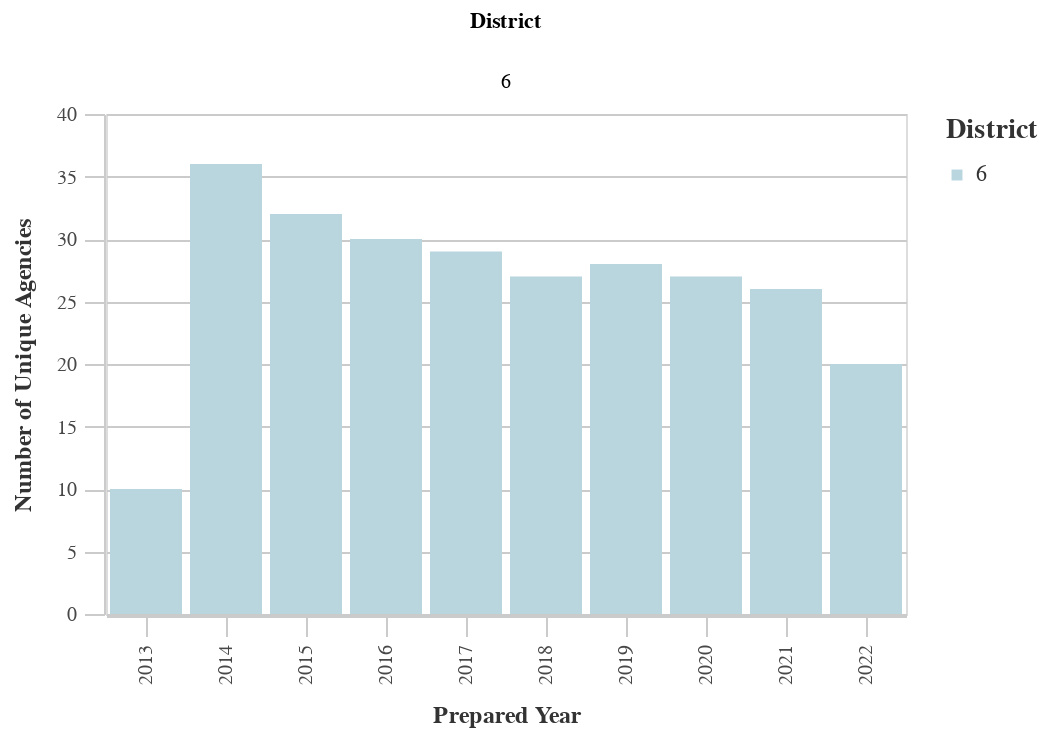

Source (notebook cell):
### Markdown cell above
### Number of Unique Prefix Codes by District

### Code cell
#Unique Prefixes by Dist
dist_years_prefix = ((
        df
        >> group_by(_.prepared_y, _.dist)
        >> summarize(n=_.prefix.nunique())
        >> arrange(-_.prepared_y)
    ).rename(columns={'dist':'District', 'n':'Count'}))

chart11 = (alt.Chart(dist_years_prefix).mark_bar().encode(
        column='District:N',
        x=alt.X('prepared_y:O', title='Prepared Year'),
        y=alt.Y('Count:Q', title='Number of Unique Agencies'),
        color = alt.Color("District:N", 
                              scale=alt.Scale(
                                  range=altair_utils.CALITP_SEQUENTIAL_COLORS),  
                               legend=alt.Legend(title="District")
                              ),
       # tooltip=[alt.Tooltip('prepared_y', title='Prepared Year'), 
       #         alt.Tooltip('Count', title='Number')],
                              ))
chart11 = styleguide.preset_chart_config(chart11)
#chart11 = _dla_utils.add_tooltip(chart11, 'prepared_y','Count')
chart11 = chart11.encode(tooltip=[alt.Tooltip('prepared_y', title='Prepared Year'), 
                alt.Tooltip('Count', title='Number')])
    

display(chart11)

### Figure 1 — Vega-Lite specification as saved in the notebook (floating-point values rounded to 4 significant figures)
{"config": {"view": {"continuousWidth": 400, "continuousHeight": 300}, "axis": {"domainColor": "#cbcbcb", "grid": true, "gridColor": "#cbcbcb", "gridWidth": 1, "labelColor": "#474747", "labelFont": "Nunito Sans", "labelFontSize": 10, "labelPadding": 4, "tickColor": "#cbcbcb", "tickSize": 10, "titleColor": "#333", "titleFont": "Raleway", "titleFontSize": 12, "titlePadding": 10}, "axisBand": {"grid": false}, "background": "white", "font": "Raleway", "header": {"labelFont": "Nunito Sans", "titleFont": "Raleway"}, "legend": {"labelColor": "#333", "labelFont": "Nunito Sans", "labelFontSize": 11, "labelLimit": 0, "padding": 1, "symbolSize": 30, "symbolType": "square", "titleColor": "#333", "titleFont": "Raleway", "titleFontSize": 14, "titlePadding": 10}, "title": {"anchor": "middle", "font": "Raleway", "fontSize": 18, "fontWeight": 300, "offset": 20}}, "data": {"name": "data-6772aa74117c56da3621c644e657fec5"}, "mark": "bar", "encoding": {"color": {"field": "District", "legend": {"title": "District"}, "scale": {"range": ["#B9D6DF", "#8CBCCB", "#2EA8CE", "#136C97", "#0B405B"]}, "type": "nominal"}, "column": {"field": "District", "type": "nominal"}, "tooltip": [{"field": "prepared_y", "title": "Prepared Year", "type": "nominal"}, {"field": "Count", "title": "Number", "type": "quantitative"}], "x": {"field": "prepared_y", "title": "Prepared Year", "type": "ordinal"}, "y": {"field": "Count", "title": "Number of Unique Agencies", "type": "quantitative"}}, "height": 250, "width": 400, "$schema": "https://vega.github.io/schema/vega-lite/v4.17.0.json", "datasets": {"data-6772aa74117c56da3621c644e657fec5": [{"prepared_y": "2022", "District": 6, "Count": 20}, {"prepared_y": "2021", "District": 6, "Count": 26}, {"prepared_y": "2020", "District": 6, "Count": 27}, {"prepared_y": "2019", "District": 6, "Count": 28}, {"prepared_y": "2018", "District": 6, "Count": 27}, {"prepared_y": "2017", "District": 6, "Count": 29}, {"prepared_y": "2016", "District": 6, "Count": 30}, {"prepared_y": "2015", "District": 6, "Count": 32}, {"prepared_y": "2014", "District": 6, "Count": 36}, {"prepared_y": "2013", "District": 6, "Count": 10}]}}
